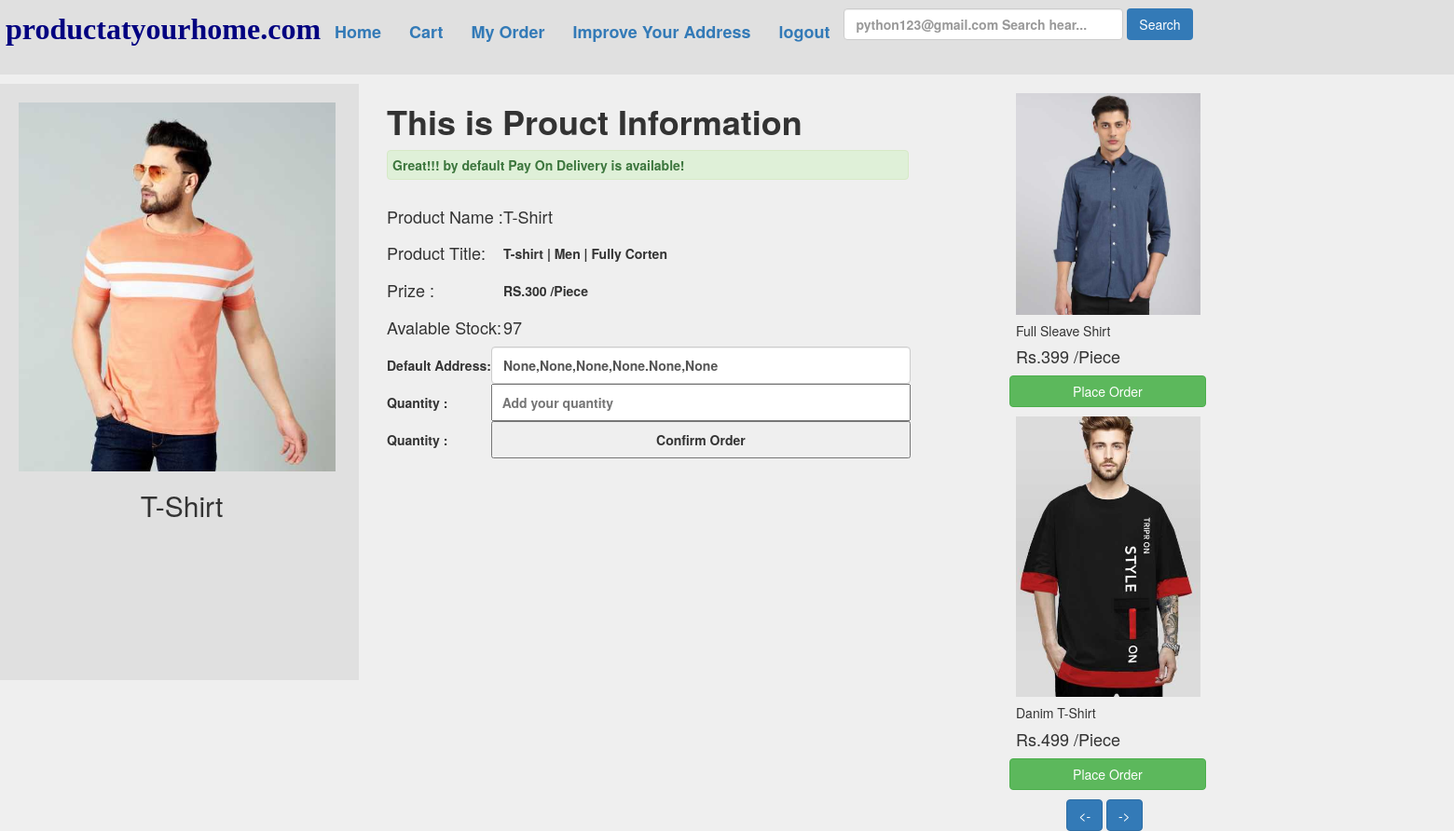
Page /order/22/?page=2 (signed in) on the committed database.
### abstractapp/models.py (models this page shows, shortened)
class User(AbstractBaseUser,PermissionsMixin):
    name=models.CharField(max_length=100)
    email=models.EmailField(_('email address'),unique=True)
    phone=models.CharField(max_length=10)
    status=models.BooleanField(default=True)
    is_staff=models.BooleanField(default=False)
    is_active =models.BooleanField(default=True)
    cuntry = models.CharField(max_length=20, null=True, blank=True)
    state=models.CharField(default= None,max_length=20,null=True, blank=True)
    city=models.CharField(max_length=20,default=None,null=True, blank=True)
    landmark = models.CharField(max_length=30, null=True, default=None, blank=True)
    road = models.CharField(max_length=50, null=True, default=None, blank=True)
    place=models.CharField(max_length=50, blank=True,null=True,default=None)
    pin=models.IntegerField(max_length=6,null=True,default=None, blank=True)
    USERNAME_FIELD = 'email'
    REQUIRED_FIELDS = ['name','phone']
    objects=CustomerUserManager()

class Product(models.Model):
    pname=models.CharField(max_length=250)
    ptitle=models.TextField(max_length=300)
    cat=models.CharField(choices=CAT_CHOISES,max_length=20)
    quantity_type=models.CharField(choices=CAT_TYPE_CHOISES,max_length=20)
    prize=models.BigIntegerField(max_length=5)
    offer=models.IntegerField(max_length=3)
    image=models.ImageField(upload_to="images",max_length=500)
    total=models.IntegerField(max_length=5)
    aval=models.IntegerField(max_length=5)

### abstractapp/views.py (the view, shortened to what this page needs)
# urls.py: path('order/<int:pid>/', views.order),
def order(request, pid):
    if request.user.is_authenticated:
        user_data = User.objects.filter(email=request.user)
        data = Product.objects.filter(id=pid)
        cat_data = Product.objects.filter(cat=data[0].cat)
        cat_data=Paginator(cat_data,2)
        page_number=request.GET.get('page')
        page_obj=cat_data.get_page(page_number)
        print(request.POST.get('update'))
        return render(request, 'all_order.html', {'data': data,"user_data":user_data,'page_obj':page_obj})
    else:
        return HttpResponse(
                    f'''<center style="color:red"><h1>You'r not authinticated..<br><h4><a href="/login">Login First!''')

### templates/all_order.html (shortened to what this page needs)
<!DOCTYPE html>
<html lang="en">
<head>
    {% extends "base.html" %}
    {% load cart %}
{% block body %}
{% for i in data %}
<div class="row" style="margin-top:10px;">
    <div class="col-sm-2" style="background:#1111;height:640px;width:400px;">
        <div style="margin-left:20px;margin-top:20px;">
            <img src="/media/{{i.image}}" alt="" height=auto width="340px">
            <center><h2><thead>{{i.pname}}</thead></h2>
        </div>
    </div>
    <div class="col-sm-3 mx-3" style="background:light ;height:280px;width:650px">
        <div class="container">
            <lable><h1><b>This is Prouct Information</b></h1></lable>
            <div class="alert alert-success" style="width:560px;padding:5px"><strong>Great!!! by default Pay On Delivery is available!</strong></div>
            <table>
                <tr>
                    <td>
                        <h4>Product Name :</h4>
                    </td>
                    <th>
                        <h4>{{i.pname}}</h4>
                    </th>
                </tr>
                 <tr>
                    <td>
                        <h4>Product Title:</h4>
                    </td>
                    <th style="margin-left:10px">
                        {{i.ptitle}}
                    </th>
                </tr>
                 <tr>
                    <td>
                        <h4>Prize :</h4>
                    </td>
                    <th>
                        RS.{{i.prize}} {{i.quantity_type}}
                    </th>
                </tr>
                 <tr>
                    <td>
                        <h4>Avalable Stock:</h4>
                    </td>
                    <th>
                        <h4>{{i.aval}}</h4>
                    </th>
                 </tr>
        </div>
        {% endfor %}
        <form action="" method="post">
            {% for i in user_data %}
         <table>
                <tr>
                    <th>
                        Default Address:
                    </th>
                    <td>
                        <input type="text" style="height:40px;width:450px" name="order_add" class="form-control" value="{{i.place}},{{i.road}},{{i.city}},{{i.state}}.{{i.cuntry}},{{i.pin}}">
                    </td>
                </tr>
                <tr>
                <th>
                    Quantity :
                </th>
                <td>
                    <input name="quantity" style="height:40px;width:450px" type="number" placeholder="  Add your quantity">
                </td>
                </tr>
                <tr>
                <th>
                    Quantity :
                </th>
                <td>
                    <input style="height:40px;width:450px" type="submit" name="confirm" value="Confirm Order" placeholder="">
                </td>
                </tr>
            </table>
        </form>
    </div>
{% endfor %}
</div>
<div class="col-sm-2 mx-3" style="background:re;height:640px;width:300px">
    {% for i in page_obj %}
    <div class="card mt-4 mx-5 shadow col d-flex justify-content-center" style="width:200px;hight:20px;margin-top:10px;margin-left:40px">
                <img src="/media/{{i.image}}" alt="Love" width="198px" height=auto>
                <div class="cord-body mb-8">
                    <p class="card-text"><h5>{{i.pname}}</h5></p>
                    <h4 class="card-title">Rs.{{i.prize}} {{i.quantity_type}}</h4>
                    <div class="card-footer row no-gutters p-0">
                     <a href="/order/{{i.id}}" style="margin-left:8px"class="btn btn-success border col-sm-11 mx-3 md-4">Place Order</a>
                     </div>
                </div>
            </div>
        {% endfor %}
    <center>
        {% if page_obj.has_previous %}
        <a href="?page={{page_obj.previous_page_number}}" class="btn btn-primary" style="margin-top:10px"><-</a>
        {% endif %}
        {% if page_obj.has_next %}
         <a href="?page={{page_obj.next_page_number}}" class="btn btn-primary" style="margin-top:10px">-></a>
        {% endif %}
    </div>
{% endblock %}

### templates/base.html (shortened to what this page needs)
<!DOCTYPE html>
<html lang="en">
<head>
  <link rel="stylesheet" href="https://maxcdn.bootstrapcdn.com/bootstrap/3.4.1/css/bootstrap.min.css">
</head>
<body style="background:#1111">
<div class="row" style="background:#1111">
    <b><nav class="navbar navbar-dark">
        <ul class="nav navbar-nav" style="margin-left:20px;font-size:large;">
            <li><div style=color:red;font-size:xx-large;font-family:mospace;color:navy;"><b>productatyourhome.com</b></div></li>
            <li><a href="/home">Home</a></li>
            <li><a href="/cart">Cart</a></li>
            <li><a href="/myorder">My Order</a></li>
            <li><a href="" type="button" data-toggle="modal" data-target="#myModal">Improve Your Address</a href=""></li>
            <li><a href="/logout">logout</a></li>
        </ul>
        <span>
                <form class="form-inline" style="margin-top:8px">
                <input class="form-control" type="search" placeholder="{{request.user}} Search hear..." aria-label="Search" style="width:300px">
                <button class="btn btn-outline-success my-2 my-sm-0 bg-primary" type="submit">Search</button>
            </form></span>
    </nav>
</div>
{% block body %}
{% endblock %}
</body>
</html>

### rows in the picture
User: user "python123@gmail.com Search hear...", order_add "None,None,None,None.None,None"
Product: image (picture), pname "T-Shirt", ptitle "T-shirt | Men | Fully Corten", prize "300", quantity_type "/Piece", aval "97"
Product: image (picture), pname "Full Sleave Shirt", prize "399", quantity_type "/Piece"
Product: image (picture), pname "Danim T-Shirt", prize "499", quantity_type "/Piece"
